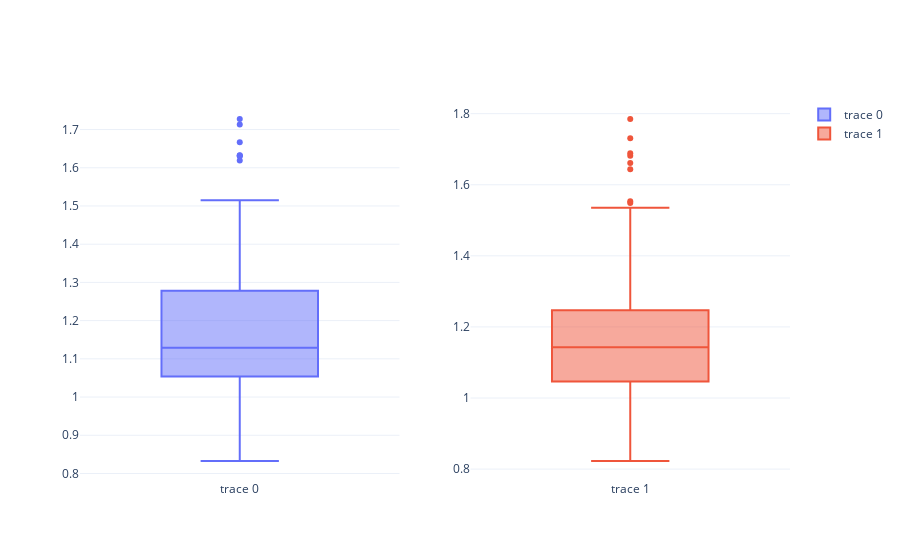

Notebook source saved alongside this figure:
### Code cell
mask_estados = (df.type == 'conventional') & df.region.isin(lista_estados)
mask_regiao = (df.type == 'conventional') & df.region.isin(lista_regioes)
mask_total = (df.type == 'conventional') & (df.region == 'TotalUS')


average_price_total   = df.loc[mask_total,['date','average_price']].groupby('date')['average_price'].mean()  
average_price_estados = df.loc[mask_regiao, ['date','average_price']].groupby('date')['average_price'].mean()
average_price_regioes = df.loc[mask_estados,['date','average_price']].groupby('date')['average_price'].mean()


_df = df.sample(frac=0.3)

mask_estados = (_df.type == 'conventional') & df.region.isin(lista_estados)
mask_regiao  = (_df.type == 'conventional') & df.region.isin(lista_regioes)
mask_total   = (_df.type == 'conventional') & (df.region == 'TotalUS')


_average_price_total    = _df.loc[mask_total,['date','average_price']].groupby('date')['average_price'].mean()  
_average_price_estados  = _df.loc[mask_regiao, ['date','average_price']].groupby('date')['average_price'].mean()
_average_price_regioes  = _df.loc[mask_estados,['date','average_price']].groupby('date')['average_price'].mean()

fig = make_subplots(rows=1,cols=2)
fig.add_trace(
    go.Box(
        y=average_price_regioes
    ),row=1,col=1
)

fig.add_trace(
    go.Box(
        y=_average_price_regioes
    ),row=1,col=2
)

### Figure 1 — Plotly figure (JSON) as saved in the notebook; plotly's stock layout.template omitted (floating-point values rounded to 4 significant figures; data arrays with more than 128 entries replaced by an {"elided": "..."} marker saying what was removed)
{"data": [{"type": "box", "xaxis": "x", "y": {"elided": "169 float values"}, "yaxis": "y"}, {"type": "box", "xaxis": "x2", "y": {"elided": "169 float values"}, "yaxis": "y2"}], "layout": {"xaxis": {"anchor": "y", "domain": [0, 0.45]}, "xaxis2": {"anchor": "y2", "domain": [0.55, 1]}, "yaxis": {"anchor": "x", "domain": [0, 1]}, "yaxis2": {"anchor": "x2", "domain": [0, 1]}}}
